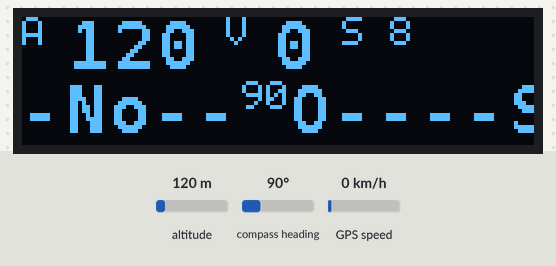
The sketch below on a simulated Arduino Uno, built with avr-gcc and run on an emulated ATmega328P. On the bench: 128×32 one-colour display. The inputs (shaded band) are chosen by the test bench; at power-on: compass heading 90°, altitude 120 m, GPS speed 0 km/h. The GPS gets a fix after 3 s at 37.7749, -122.4194 with 8 satellites.

Above: at 6.2 s.
6.3 s: compass heading set to 7°
At 9.4 s:
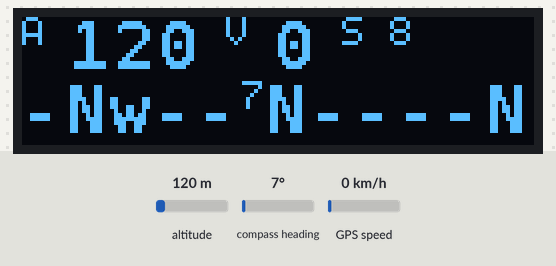
9.7 s: compass heading set to 180°
At 12.3 s:
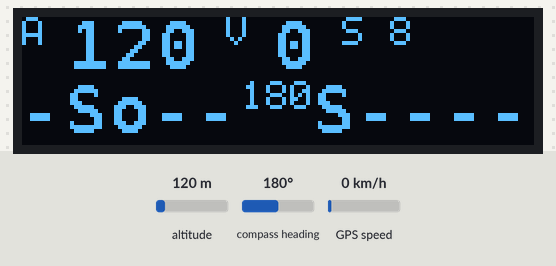
12.9 s: compass heading set to 269°
At 14.8 s:
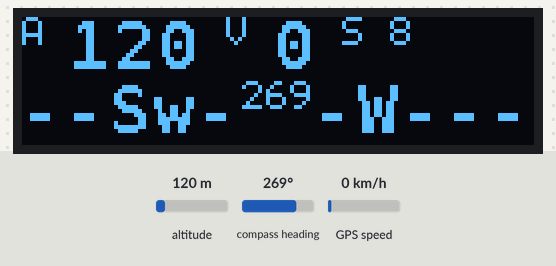
16.0 s: altitude set to 20 m
At 18.5 s:
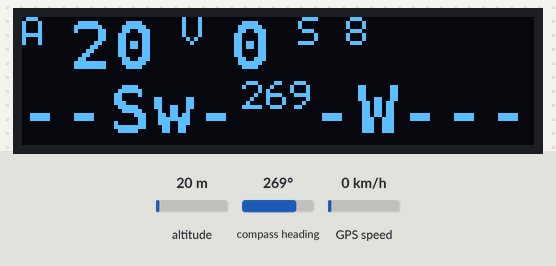
19.1 s: GPS speed set to 2 km/h
At 22.2 s:
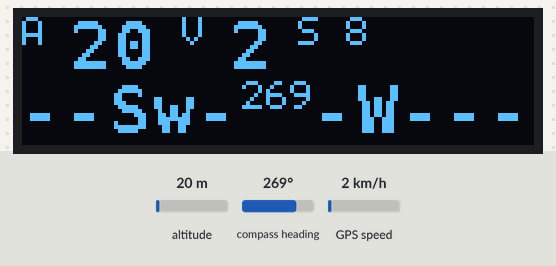
Timing chart, 0 to 23.3 s (numbered marks = the images above; inputs shaded):
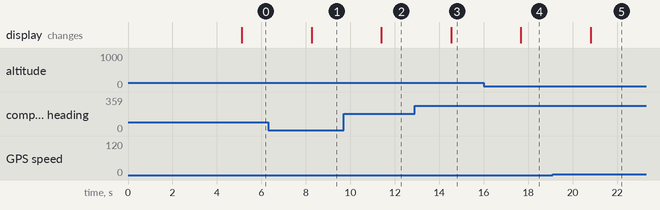

The sketch:

GPS_OLED_11.ino
```cpp
#include <TinyGPSPlus.h>
#include <SoftwareSerial.h>
#include <Wire.h>
#include "SSD1306Ascii.h"
#include "SSD1306AsciiWire.h"
#define I2C_ADDRESS 0x3C
#define Anzeigeintervall 1000

SSD1306AsciiWire oled;

// der String, aus dem die zwei Teilstrings links und rechts der Gradzahl als stilisiertes Kompassband begildet wird
// ein Zeichen entspricht 10 Grad auf der Kompassrose
String stringOne = "-Nw--N----No--O----So--S----Sw--W----Nw--N----No--O----So--S----";

// Das TinyGPSPlus Objekt
TinyGPSPlus gps;

// Die serielle Verbindung zum GPS-Chip
static const int RXPin = 3, TXPin = 4;
static const uint32_t GPSBaud = 9600;
SoftwareSerial ss(RXPin, TXPin);

void setup()
{
  ss.begin(GPSBaud);

  Wire.begin();
  Wire.setClock(400000L);

  oled.begin(&Adafruit128x32, I2C_ADDRESS);

  oled.clear();
  oled.setFont(System5x7);
  oled.println("+-------------------+");
  // Begrüßungsbilldschirm
  oled.setFont(Arial_bold_14);
  oled.println("|Ski - Speedo - HUD|");
  oled.setFont(System5x7);
  oled.println("+-------------------+");

  smartDelay(5 * Anzeigeintervall);
}

void loop()
{
  AnzeigeAusgeben(gps.altitude.meters(),
                  gps.speed.kmph(),
                  gps.course.deg(),
                  gps.satellites.value());

  smartDelay(Anzeigeintervall);

  if (
    (millis() > (10 * Anzeigeintervall))
    &&
    (gps.charsProcessed() < 10)
  )
  {
    oled.setFont(System5x7);
    oled.println(F("No GPS data received:"));
    oled.println(F("check wiring/Chip"));
    smartDelay(15 * Anzeigeintervall);
  };
}

// Diese veränderte Implementation von delay() läßt weiter Information
// über ss. eingehen und leitet diese an das gps-Objekt weiter

static void smartDelay(unsigned long ms)
{
  unsigned long start = millis();
  do
  {
    while (ss.available())
      gps.encode(ss.read());
  } while (millis() - start < ms);
}


void AnzeigeAusgeben (float AnzeigeHoehe,
                      float AnzeigeGeschwindigkeit,
                      float AnzeigeKurs,
                      int AnzeigeSatelliten) {

  oled.clear(); //Löschen der aktuellen Displayanzeige

  oled.setFont(System5x7);
  oled.print( "A ");
  oled.setFont(fixed_bold10x15);
  oled.print(AnzeigeHoehe, 0);

  oled.setFont(System5x7);
  oled.print( " V ");
  oled.setFont(fixed_bold10x15);

  oled.print(AnzeigeGeschwindigkeit, 0); // KM/H

  oled.setFont(System5x7);
  oled.print( " S ");

  oled.print(AnzeigeSatelliten);

  oled.setFont(fixed_bold10x15);
  oled.println();

  int kurs_360 = (int) AnzeigeKurs;
  int kurs = kurs_360 / 10;

  oled.print(stringOne.substring(kurs,  kurs + 5));

  oled.setFont(System5x7);
  oled.print(kurs_360);

  oled.setFont(fixed_bold10x15);
  oled.print(stringOne.substring(kurs + 5,  kurs + 11));

  return ;
};
```

Measured:
- after the input at 6.3 s, the display: changes after 2.0 s (image 1)
- after the input at 9.7 s, the display: changes after 1.7 s (image 2)
- after the input at 12.9 s, the display: changes after 1.6 s (image 3)
- after the input at 16.0 s, the display: changes after 1.7 s (image 4)
- after the input at 19.1 s, the display: changes after 1.7 s (image 5)
